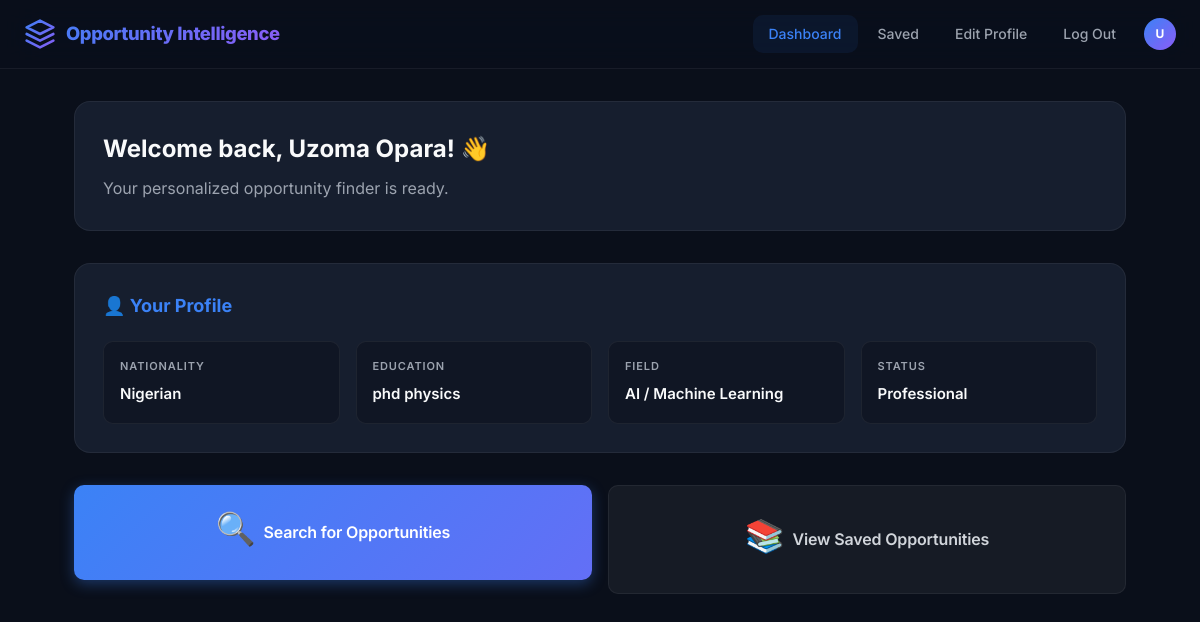
/ (signed in), run on the app's committed database.
### tables this page shows
CREATE TABLE users (
            id INTEGER PRIMARY KEY AUTOINCREMENT,
            email TEXT UNIQUE NOT NULL,
            password_hash TEXT NOT NULL,
            name TEXT NOT NULL,
            nationality TEXT DEFAULT 'Nigerian',
            education TEXT DEFAULT 'BSc Physics',
            field TEXT DEFAULT 'AI / Machine Learning',
            status TEXT DEFAULT 'NYSC',
            created_at TIMESTAMP DEFAULT CURRENT_TIMESTAMP
        );

### web_app.py (the view)
@app.get("/", response_class=HTMLResponse)
def home(request: Request, user: dict = Depends(get_current_user)):
    if user:
        return templates.TemplateResponse(
            request=request,
            name="dashboard.html",
            context={"user": user}
        )
    return templates.TemplateResponse(
        request=request,
        name="index.html",
        context={}
    )

### templates/dashboard.html (shortened to what this page needs)
{% extends "base.html" %}
{% block content %}
<div class="container">
    <div class="card mb-8 animate-slide-up">
        <h2 style="font-size: 1.5rem; margin-bottom: 8px;">Welcome back, {{ user.name }}! 👋</h2>
        <p style="color: var(--text-muted);">Your personalized opportunity finder is ready.</p>
    </div>
    <div class="card mb-8 animate-slide-up">
        <h3 style="color: var(--accent-blue); margin-bottom: 20px; font-size: 1.125rem;">👤 Your Profile</h3>
        <div class="profile-grid">
            <div class="profile-item">
                <label>Nationality</label>
                <span>{{ user.nationality }}</span>
            </div>
            <div class="profile-item">
                <label>Education</label>
                <span>{{ user.education }}</span>
            </div>
            <div class="profile-item">
                <label>Field</label>
                <span>{{ user.field }}</span>
            </div>
            <div class="profile-item">
                <label>Status</label>
                <span>{{ user.status }}</span>
            </div>
        </div>
    </div>
    <div style="display: grid; grid-template-columns: repeat(auto-fit, minmax(250px, 1fr)); gap: 16px;">
        <form action="/search" method="post">
            <button type="submit" class="btn btn-primary" style="width: 100%; padding: 24px; font-size: 1rem;">
                <span style="font-size: 2rem; display: block; margin-bottom: 8px;">🔍</span>
                Search for Opportunities
            </button>
        </form>
        <a href="/saved" class="btn btn-secondary" style="text-align: center; padding: 24px; font-size: 1rem;">
            <span style="font-size: 2rem; display: block; margin-bottom: 8px;">📚</span>
            View Saved Opportunities
        </a>
    </div>
</div>
{% endblock %}

### templates/base.html (shortened to what this page needs)
<!DOCTYPE html>
<html lang="en">
<head>
</head>
<body>
    {% block nav %}
    {% if user %}
    <nav class="nav">
        <div class="nav-inner">
            <a href="/" class="nav-logo">Opportunity Intelligence</a>
            <div class="nav-links">
                <a href="/" class="nav-link {% if request.url.path == '/' %}active{% endif %}">Dashboard</a>
                <a href="/saved" class="nav-link {% if request.url.path == '/saved' %}active{% endif %}">Saved</a>
                <a href="/edit-profile" class="nav-link {% if request.url.path == '/edit-profile' %}active{% endif %}">Edit Profile</a>
                <a href="/logout" class="nav-link">Log Out</a>
                <div class="nav-avatar">{{ user.name[0]|upper }}</div>
            </div>
        </div>
    </nav>
    {% endif %}
    {% endblock %}
    {% block content %}{% endblock %}
</body>
</html>

### templates/base.html (style rules this page uses)
:root { --bg-primary: #0a0f1a; --bg-secondary: #111827; --bg-tertiary: #1f2937; --bg-card: #161e2e; --text-primary: #f9fafb; --text-secondary: #d1d5db; --text-muted: #9ca3af; --accent-blue: #3b82f6; --accent-purple: #8b5cf6; --accent-green: #10b981; --accent-amber: #f59e0b; --accent-red: #ef4444; --border: rgba(255, 255, 255, 0.06); --border-hover: rgba(59, 130, 246, 0.25); --shadow: 0 1px 3px rgba(0, 0, 0, 0.3); --shadow-md: 0 4px 6px -1px rgba(0, 0, 0, 0.4); --shadow-lg: 0 20px 25px -5px rgba(0, 0, 0, 0.5); --shadow-glow: 0 0 20px rgba(59, 130, 246, 0.15); --radius: 10px; --radius-lg: 16px; --radius-xl: 24px; --transition: all 0.25s cubic-bezier(0.4, 0, 0.2, 1); }
* { margin: 0; padding: 0; box-sizing: border-box; }
body { font-family: 'Inter', -apple-system, BlinkMacSystemFont, 'Segoe UI', Roboto, sans-serif; background: var(--bg-primary); color: var(--text-primary); line-height: 1.6; min-height: 100vh; -webkit-font-smoothing: antialiased; -moz-osx-font-smoothing: grayscale; }
.animate-fade-up { animation: fadeInUp 0.6s ease-out forwards; }
.nav { position: sticky; top: 0; background: rgba(10, 15, 26, 0.85); backdrop-filter: blur(20px) saturate(180%); -webkit-backdrop-filter: blur(20px) saturate(180%); border-bottom: 1px solid var(--border); z-index: 1000; }
.nav-inner { max-width: 1200px; margin: 0 auto; display: flex; justify-content: space-between; align-items: center; height: 68px; padding: 0 24px; }
.nav-logo { font-size: 1.15rem; font-weight: 800; background: linear-gradient(135deg, var(--accent-blue), var(--accent-purple)); -webkit-background-clip: text; -webkit-text-fill-color: transparent; text-decoration: none; display: flex; align-items: center; gap: 10px; letter-spacing: -0.02em; }
.nav-logo::before { content: ''; width: 32px; height: 32px; background: linear-gradient(135deg, var(--accent-blue), var(--accent-purple)); border-radius: 8px; display: flex; align-items: center; justify-content: center; }
.nav-links { display: flex; gap: 4px; align-items: center; }
.nav-link { color: var(--text-muted); text-decoration: none; padding: 8px 16px; border-radius: var(--radius); font-size: 0.875rem; font-weight: 500; transition: var(--transition); position: relative; }
.nav-link.active { color: var(--accent-blue); background: rgba(59, 130, 246, 0.08); }
.nav-avatar { width: 32px; height: 32px; border-radius: 50%; background: linear-gradient(135deg, var(--accent-blue), var(--accent-purple)); display: flex; align-items: center; justify-content: center; font-size: 0.75rem; font-weight: 700; color: white; margin-left: 8px; }
.container { max-width: 1100px; margin: 0 auto; padding: 32px 24px; }
.card { background: var(--bg-card); border: 1px solid var(--border); border-radius: var(--radius-lg); padding: 28px; transition: var(--transition); }
.btn { display: inline-flex; align-items: center; justify-content: center; gap: 8px; padding: 12px 24px; border-radius: var(--radius); font-size: 0.875rem; font-weight: 600; cursor: pointer; border: none; transition: var(--transition); text-decoration: none; font-family: inherit; letter-spacing: -0.01em; }
.btn-primary { background: linear-gradient(135deg, var(--accent-blue), var(--accent-purple)); background-size: 200% 200%; color: white; box-shadow: 0 4px 14px rgba(59, 130, 246, 0.35); }
.btn-secondary { background: rgba(255, 255, 255, 0.05); color: var(--text-secondary); border: 1px solid var(--border); }
.profile-grid { display: grid; grid-template-columns: repeat(auto-fit, minmax(180px, 1fr)); gap: 16px; }
.profile-item { background: rgba(10, 15, 26, 0.5); padding: 16px; border-radius: var(--radius); border: 1px solid var(--border); transition: var(--transition); }
.profile-item label { display: block; color: var(--text-muted); font-size: 0.6875rem; text-transform: uppercase; letter-spacing: 0.08em; margin-bottom: 6px; font-weight: 600; }
.profile-item span { color: var(--text-primary); font-weight: 600; font-size: 0.9375rem; }
.mb-8 { margin-bottom: 32px; }

### data on the page
users: name "U", name "Uzoma Opara", nationality "Nigerian", education "phd physics", field "AI / Machine Learning", status "Professional"
